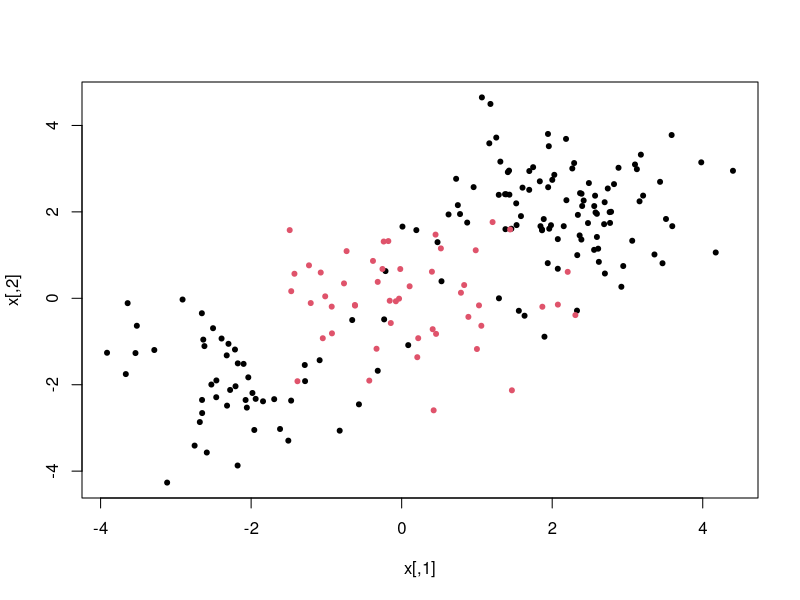
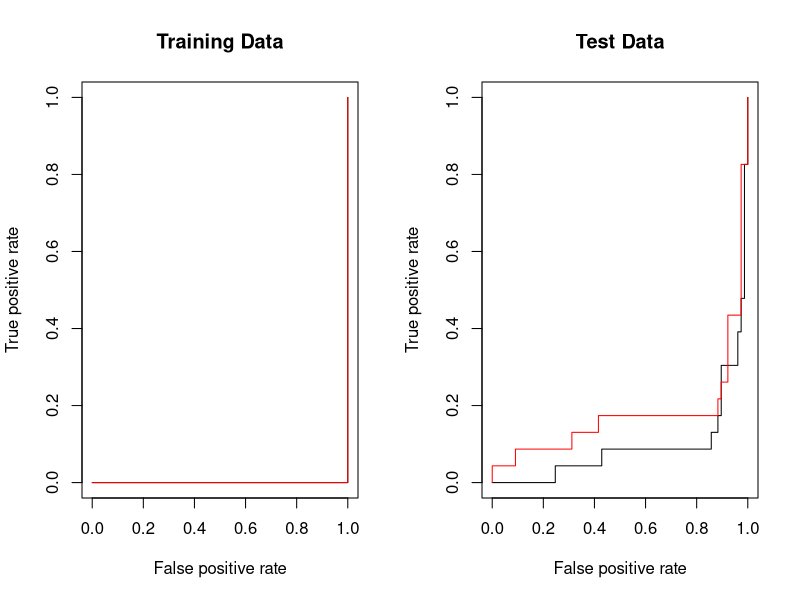

These figures' R source, in order:
## ---- chunk 1
knitr::opts_chunk$set(echo = TRUE)
rm(list=ls())
## ---- chunk 2
set.seed(1)
x <- matrix(rnorm(200*2), ncol = 2)
x[1:100, ] <- x[1:100, ] + 2
x[101:150, ] <- x[101:150, ] - 2
y <- c(rep(1, 150), rep(2, 50))
dat <- data.frame(x = x, y = as.factor(y))
plot(x, col = y, pch = 20)  
## ---- chunk 3
train = sample(200, 100)
## ---- chunk 4
library(ROCR)
library(e1071)# Library that contains svm function
## ---- chunk 5
rocplot = function(pred, truth, ...){
  predob = prediction(pred, truth)
  perf = performance(predob, "tpr", "fpr")
  plot(perf, ...)}
## ---- chunk 6
svmfit.opt <- svm(y~., data = dat[train,], kernel = 'radial', gamma = 2, cost = 1, decision.values = T)

fitted <- attributes(predict(svmfit.opt, dat[train,], decision.values = TRUE))$decision.values
head(fitted)
## ---- chunk 7
par(mfrow = c(1, 2))
## ---- chunk 8
svmfit.flex=svm(y~., data = dat[train, ], kernel = "radial", gamma = 50, cost = 1, decision.values = T)
fitted = attributes(predict(svmfit.flex, dat[train, ], decision.values = T))$decision.values
rocplot(fitted, dat[train, "y"], main = "Training Data")
rocplot(fitted, dat[train, "y"], add = T, col = "red ")
## ---- chunk 9
fitted = attributes(predict(svmfit.opt, dat[-train, ], decision.values = T))$decision.values
rocplot(fitted, dat[-train, "y"], main = "Test Data")

fitted = attributes(predict(svmfit.flex,dat[-train, ], decision.values = T))$decision.values
rocplot(fitted, dat[-train, "y"], add = T,col = "red")
